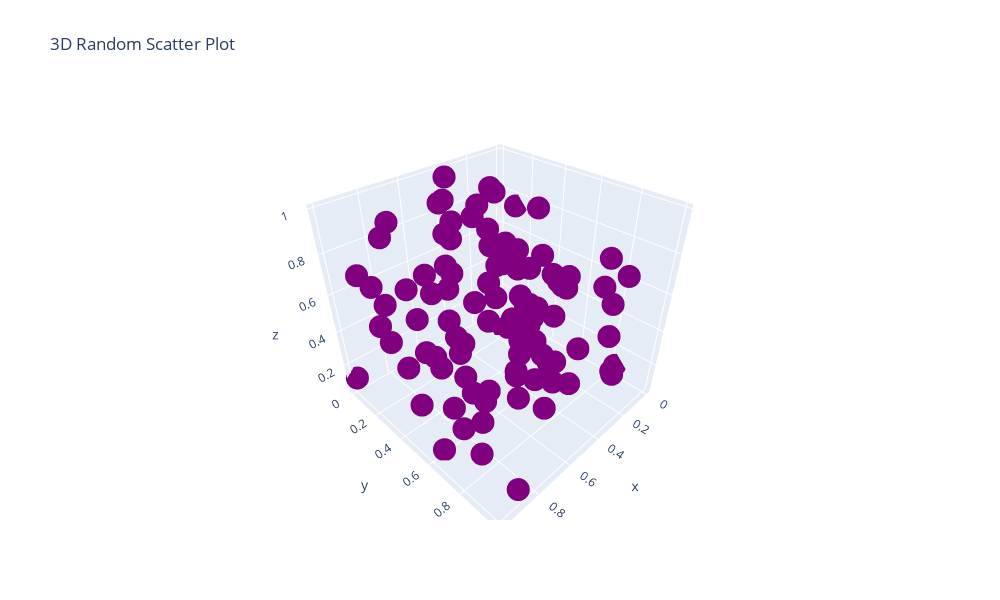

Notebook cell for this chart:
### Code cell
# 3D Scatter Plot Data
x_3d = np.random.rand(100)
y_3d = np.random.rand(100)
z_3d = np.random.rand(100)

# Basic 3D Scatter Plot
plt.plot_3d(x_3d, y_3d, z_3d, label='3D Scatter', color='purple')
plt.title('3D Random Scatter Plot')
plt.set_size(10, 6)
plt.show()
